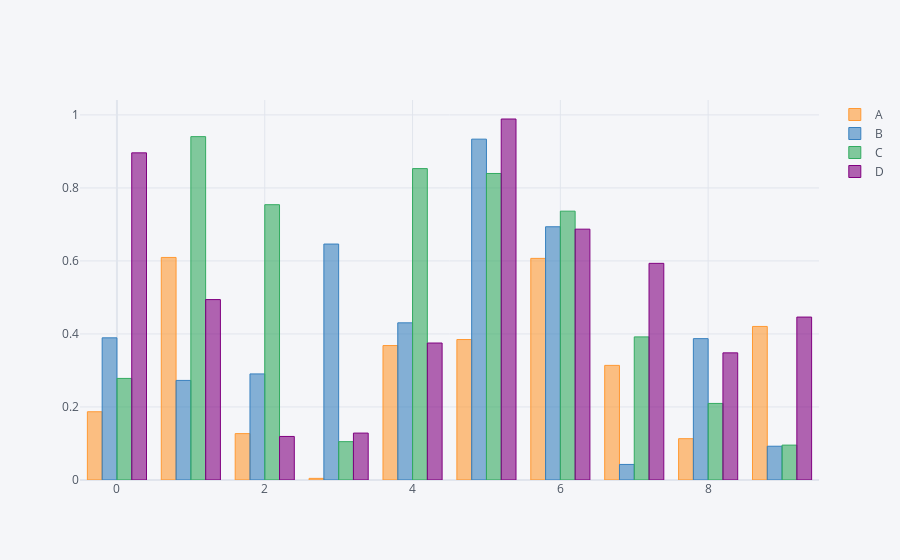

Notebook code for this chart:
### Code cell
df.iplot(kind='bar')

### Figure 1 — Plotly figure (JSON) as saved in the notebook; plotly's stock layout.template omitted (floating-point values rounded to 4 significant figures)
{"data": [{"marker": {"color": "rgba(255, 153, 51, 0.6)", "line": {"color": "rgba(255, 153, 51, 1.0)", "width": 1}}, "name": "A", "orientation": "v", "text": "", "type": "bar", "x": [0, 1, 2, 3, 4, 5, 6, 7, 8, 9], "y": [0.1869, 0.6096, 0.1271, 0.004488, 0.3683, 0.3848, 0.607, 0.3139, 0.1132, 0.4206]}, {"marker": {"color": "rgba(55, 128, 191, 0.6)", "line": {"color": "rgba(55, 128, 191, 1.0)", "width": 1}}, "name": "B", "orientation": "v", "text": "", "type": "bar", "x": [0, 1, 2, 3, 4, 5, 6, 7, 8, 9], "y": [0.3894, 0.2728, 0.2906, 0.6463, 0.4305, 0.9336, 0.6937, 0.04265, 0.3872, 0.09253]}, {"marker": {"color": "rgba(50, 171, 96, 0.6)", "line": {"color": "rgba(50, 171, 96, 1.0)", "width": 1}}, "name": "C", "orientation": "v", "text": "", "type": "bar", "x": [0, 1, 2, 3, 4, 5, 6, 7, 8, 9], "y": [0.2783, 0.9405, 0.7541, 0.105, 0.853, 0.8396, 0.7363, 0.392, 0.2097, 0.09553]}, {"marker": {"color": "rgba(128, 0, 128, 0.6)", "line": {"color": "rgba(128, 0, 128, 1.0)", "width": 1}}, "name": "D", "orientation": "v", "text": "", "type": "bar", "x": [0, 1, 2, 3, 4, 5, 6, 7, 8, 9], "y": [0.8961, 0.4942, 0.1193, 0.1285, 0.3752, 0.9888, 0.687, 0.5934, 0.3483, 0.4463]}], "layout": {"legend": {"bgcolor": "#F5F6F9", "font": {"color": "#4D5663"}}, "paper_bgcolor": "#F5F6F9", "plot_bgcolor": "#F5F6F9", "title": {"font": {"color": "#4D5663"}}, "xaxis": {"gridcolor": "#E1E5ED", "showgrid": true, "tickfont": {"color": "#4D5663"}, "title": {"font": {"color": "#4D5663"}, "text": ""}, "zerolinecolor": "#E1E5ED"}, "yaxis": {"gridcolor": "#E1E5ED", "showgrid": true, "tickfont": {"color": "#4D5663"}, "title": {"font": {"color": "#4D5663"}, "text": ""}, "zerolinecolor": "#E1E5ED"}}}
